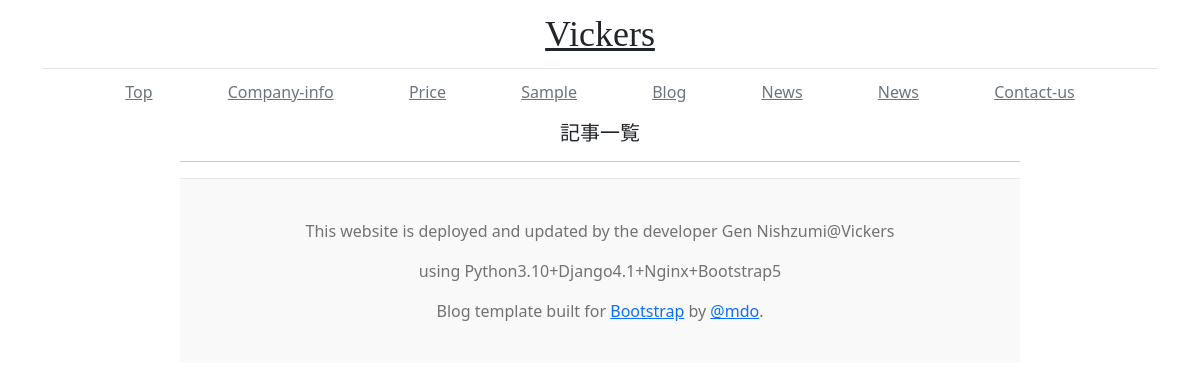
The app's page /detail_all, older data.
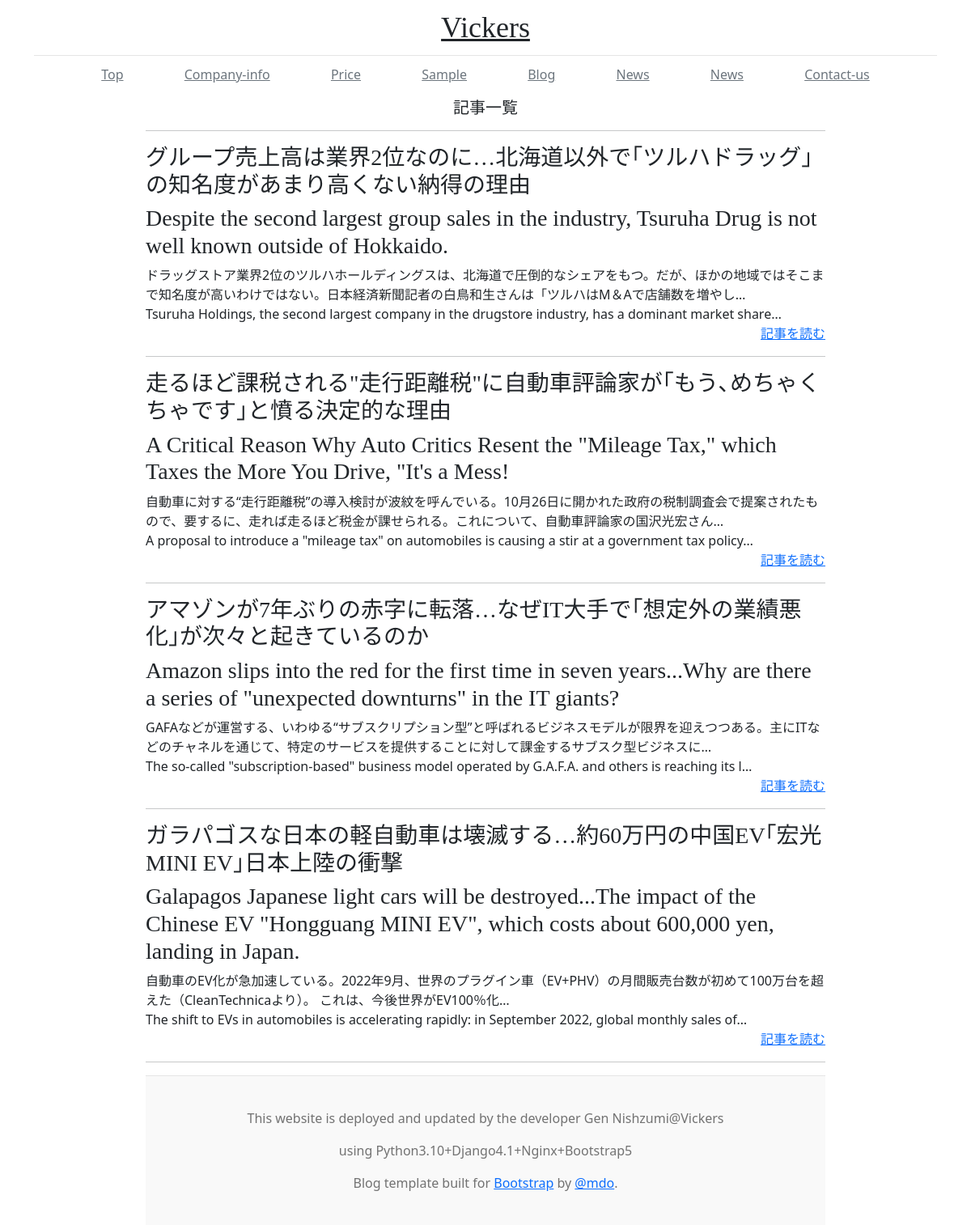
The same page, newer data.
### blogs/models.py (models this page shows, shortened)
class Blog(models.Model):
    title_en = models.CharField('title_en', blank=False, null=False, max_length=150)
    title_ja = models.CharField('title_ja', blank=False, null=False, max_length=150)
    text_en = models.TextField('text_en', blank=True)
    text_ja = models.TextField('text_ja', blank=True)
    created_datetime = models.DateTimeField('create_day', auto_now_add=True)
    updated_datetime = models.DateTimeField('update_day', auto_now=True)
    category = models.ForeignKey(Category, verbose_name='category', on_delete=models.PROTECT)

### blogs/views.py (the view)
# urls.py: path('detail_all', views.detail_all, name='detail_all'),
def detail_all(request):
    blog_all = Blog.objects.order_by('-id')
    return render(request, 'blogs/detail_all.html', {'blog_all': blog_all})

### blogs/templates/blogs/detail_all.html
{% extends "blogs/base.html" %}
{% block content %}
    <h5 style="text-align: center;">記事一覧</h5>
  <div style="width: 70%;margin: 0px auto;">
    <hr />
    {% for blog in blog_all %}
    <div>
      <h3>{{ blog.title_ja }}</h3>
      <h3>{{ blog.title_en }}</h3>
      <div>{{ blog.text_ja | truncatechars:100 }}</div>
      <div>{{ blog.text_en | truncatechars:100 }}</div>
      <div style="text-align: right;">
        <a href="{% url 'blogs:detail' blog_id=blog.id %}">記事を読む</a>
      </div>
    </div>
    <hr />
    {% endfor %}
{% endblock %}

Row changes from the older to the newer data that the page shows:
added Blog: title_ja "グループ売上高は業界2位なのに…北海道以外で｢ツルハドラッグ｣の知名度があまり高くない納得の理由", title_en "Despite the second largest group sales in the industry, Tsuruha Drug is not well known outside of Hokkaido.", text_ja "ドラッグストア業界2位のツルハホールディングスは、北海道で圧倒的なシェアをもつ。だが、ほかの地域ではそこまで知名度が高いわけではない。日本経済新聞記者の白鳥和生さんは「ツルハはM＆Aで店舗数を増やし…", text_en "Tsuruha Holdings, the second largest company in the drugstore industry, has a dominant market share…"
added Blog: title_ja "走るほど課税される\"走行距離税\"に自動車評論家が｢もう､めちゃくちゃです｣と憤る決定的な理由", title_en "A Critical Reason Why Auto Critics Resent the \"Mileage Tax,\" which Taxes the More You Drive, \"It's a Mess!", text_ja "自動車に対する“走行距離税”の導入検討が波紋を呼んでいる。10月26日に開かれた政府の税制調査会で提案されたもので、要するに、走れば走るほど税金が課せられる。これについて、自動車評論家の国沢光宏さん…", text_en "A proposal to introduce a \"mileage tax\" on automobiles is causing a stir at a government tax policy…"
added Blog: title_ja "アマゾンが7年ぶりの赤字に転落…なぜIT大手で｢想定外の業績悪化｣が次々と起きているのか", title_en "Amazon slips into the red for the first time in seven years...Why are there a series of \"unexpected downturns\" in the IT giants?", text_ja "GAFAなどが運営する、いわゆる“サブスクリプション型”と呼ばれるビジネスモデルが限界を迎えつつある。主にITなどのチャネルを通じて、特定のサービスを提供することに対して課金するサブスク型ビジネスに…", text_en "The so-called \"subscription-based\" business model operated by G.A.F.A. and others is reaching its l…"
added Blog: title_ja "ガラパゴスな日本の軽自動車は壊滅する…約60万円の中国EV｢宏光MINI EV｣日本上陸の衝撃", title_en "Galapagos Japanese light cars will be destroyed...The impact of the Chinese EV \"Hongguang MINI EV\", which costs about 600,000 yen, landing in Japan.", text_ja "自動車のEV化が急加速している。2022年9月、世界のプラグイン車（EV+PHV）の月間販売台数が初めて100万台を超えた（CleanTechnicaより）。 これは、今後世界がEV100％化…", text_en "The shift to EVs in automobiles is accelerating rapidly: in September 2022, global monthly sales of…"
